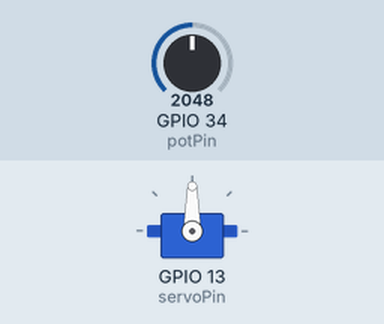
Recording of a sketch running on a simulated ESP32. Shown: servo. The test bench sets the inputs (shaded band); at power-on: GPIO 34 (potPin) = 2048.

Above: at 1.2 s.
1.3 s: GPIO 34 (potPin) set to 2866
At 2.3 s:
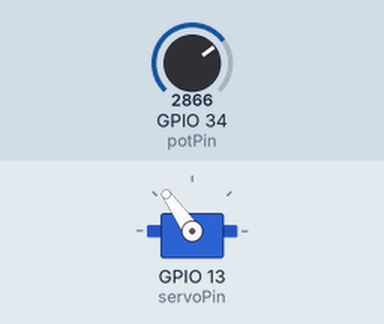
2.8 s: GPIO 34 (potPin) set to 3603
At 3.8 s:
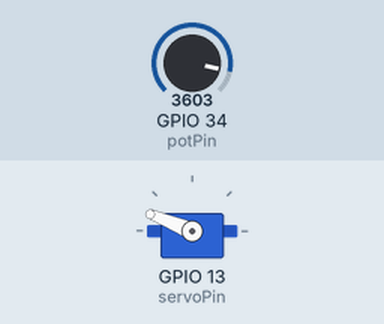
4.3 s: GPIO 34 (potPin) set to 4095
At 5.5 s:
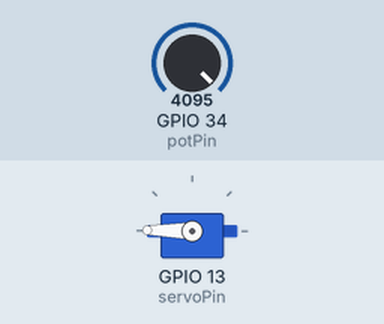
5.8 s: GPIO 34 (potPin) set to 1228
At 7.0 s:
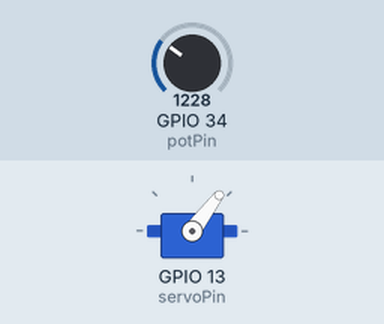
7.3 s: GPIO 34 (potPin) set to 491
At 8.0 s:
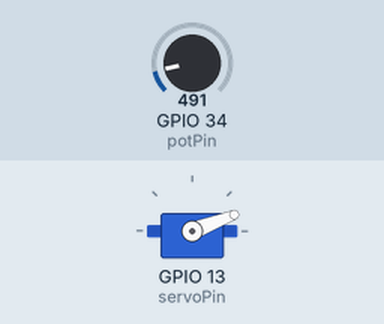
Timing chart, 0 to 9.8 s (numbered marks = the images above; inputs shaded):
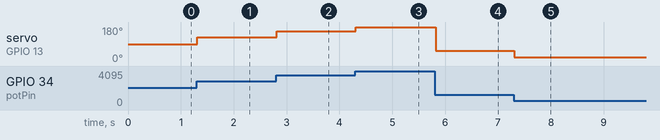

Measured:
- after the input at 1.3 s, servo on GPIO 13 (servoPin): 90° → 125° at once
- after the input at 2.8 s, servo on GPIO 13 (servoPin): 125° → 158° at once
- after the input at 4.3 s, servo on GPIO 13 (servoPin): 158° → 179° at once
- after the input at 5.8 s, servo on GPIO 13 (servoPin): 179° → 53° at once
- after the input at 7.3 s, servo on GPIO 13 (servoPin): 53° → 21° at once

The sketch:

sketch_nov9a.ino
```cpp
#include <esp32-hal-gpio.h>
#include <esp32-hal-adc.h>
#include <ESP32Servo.h>

Servo myservo;  // create servo object to control a servo
// 16 servo objects can be created on the ESP32

int pos = 0;    // variable to store the servo position
// Recommended PWM GPIO pins on the ESP32 include 2,4,12-19,21-23,25-27,32-33
int servoPin = 13;

int potPin = 34;        // GPIO pin used to connect the potentiometer (analog in)
int ADC_Max = 4096;     // This is the default ADC max value on the ESP32 (12 bit ADC width);
                        // this width can be set (in low-level oode) from 9-12 bits, for a
                        // a range of max values of 512-4096

int val = 0;    // variable to read the value from the analog pin


void setup() {
  // put your setup code here, to run once:
  // Allow allocation of all timers
	ESP32PWM::allocateTimer(0);
	ESP32PWM::allocateTimer(1);
	ESP32PWM::allocateTimer(2);
	ESP32PWM::allocateTimer(3);
	myservo.setPeriodHertz(50);    // standard 50 hz servo
	myservo.attach(servoPin, 500, 5000); // attaches the servo on pin 18 to the servo object
	// using default min/max of 1000us and 2000us
	// different servos may require different min/max settings
	// for an accurate 0 to 180 sweep
}

void loop() {
  val = analogRead(potPin);            // read the value of the potentiometer (value between 0 and 1023)
  val = map(val, 0, ADC_Max, 0, 180
  );     // scale it to use it with the servo (value between 0 and 180)
  myservo.write(val);                  // set the servo position according to the scaled value
  delay(20);
}
```
